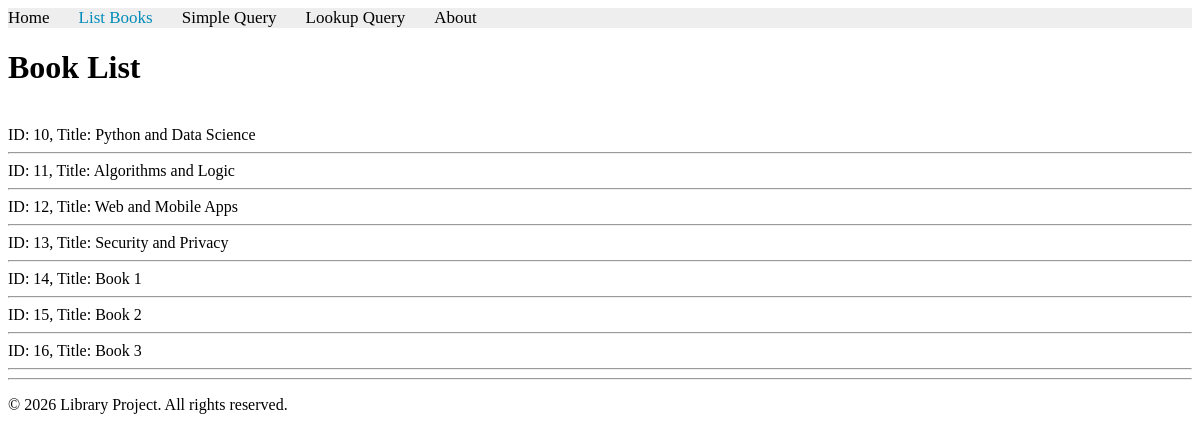
Page /books/list_books/ on the committed database.
### apps/bookmodule/models.py (models this page shows)
class Book(models.Model):
    title = models.CharField(max_length=100)
    price = models.FloatField(default=0.0)
    quantity = models.IntegerField(default=1)
    pubdate = models.DateTimeField(null=True)
    rating = models.SmallIntegerField(default=1)
    publisher = models.ForeignKey(Publisher, null=True, on_delete=models.SET_NULL)
    authors = models.ManyToManyField(Author)

### apps/bookmodule/views.py (the view)
# urls.py: path('list_books/', views.list_books, name='books.list_books'),
def list_books(request):
    mybooks = Book.objects.all().order_by('id')
    return render(request, 'bookmodule/bookList.html', {'books': mybooks})

### apps/templates/bookmodule/bookList.html (shortened to what this page needs)
{% extends "layouts/base.html" %}
{% block content %}
<h1>Book List</h1>
<br>
{% for obj in books %}
ID: {{ obj.id }}, Title: {{ obj.title }}
<hr>
{% endfor %}
{% endblock content %}

### rows in the picture
Book: id "10", title "Python and Data Science"
Book: id "11", title "Algorithms and Logic"
Book: id "12", title "Web and Mobile Apps"
Book: id "13", title "Security and Privacy"
Book: id "14", title "Book 1"
Book: id "15", title "Book 2"
Book: id "16", title "Book 3"
